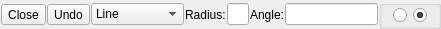
<?xml version="1.0" encoding="UTF-8"?>
<ui version="4.0">
 <class>Ui_PolylineOptions</class>
 <widget class="QWidget" name="Ui_PolylineOptions">
  <property name="geometry">
   <rect>
    <x>0</x>
    <y>0</y>
    <width>441</width>
    <height>29</height>
   </rect>
  </property>
  <property name="sizePolicy">
   <sizepolicy hsizetype="Maximum" vsizetype="Preferred">
    <horstretch>0</horstretch>
    <verstretch>0</verstretch>
   </sizepolicy>
  </property>
  <property name="minimumSize">
   <size>
    <width>320</width>
    <height>22</height>
   </size>
  </property>
  <property name="maximumSize">
   <size>
    <width>750</width>
    <height>32</height>
   </size>
  </property>
  <property name="windowTitle">
   <string>Polyline Options</string>
  </property>
  <layout class="QHBoxLayout" name="horizontalLayout">
   <property name="spacing">
    <number>1</number>
   </property>
   <property name="leftMargin">
    <number>1</number>
   </property>
   <property name="topMargin">
    <number>0</number>
   </property>
   <property name="rightMargin">
    <number>0</number>
   </property>
   <property name="bottomMargin">
    <number>0</number>
   </property>
   <item>
    <widget class="QToolButton" name="bClose">
     <property name="text">
      <string>Close</string>
     </property>
    </widget>
   </item>
   <item>
    <widget class="QToolButton" name="bUndo">
     <property name="text">
      <string>Undo</string>
     </property>
    </widget>
   </item>
   <item>
    <widget class="QComboBox" name="cbMode">
     <property name="sizePolicy">
      <sizepolicy hsizetype="Minimum" vsizetype="Fixed">
       <horstretch>0</horstretch>
       <verstretch>0</verstretch>
      </sizepolicy>
     </property>
     <property name="minimumSize">
      <size>
       <width>0</width>
       <height>0</height>
      </size>
     </property>
     <item>
      <property name="text">
       <string>Line</string>
      </property>
     </item>
     <item>
      <property name="text">
       <string>Tangential</string>
      </property>
     </item>
     <item>
      <property name="text">
       <string>Tan Radius</string>
      </property>
     </item>
     <item>
      <property name="text">
       <string>Angle</string>
      </property>
     </item>
    </widget>
   </item>
   <item>
    <widget class="QLabel" name="lRadius">
     <property name="text">
      <string>Radius:</string>
     </property>
     <property name="alignment">
      <set>Qt::AlignVCenter</set>
     </property>
     <property name="wordWrap">
      <bool>false</bool>
     </property>
    </widget>
   </item>
   <item>
    <widget class="QLineEdit" name="leRadius">
     <property name="sizePolicy">
      <sizepolicy hsizetype="Preferred" vsizetype="Fixed">
       <horstretch>0</horstretch>
       <verstretch>0</verstretch>
      </sizepolicy>
     </property>
     <property name="maximumSize">
      <size>
       <width>16777215</width>
       <height>16777215</height>
      </size>
     </property>
    </widget>
   </item>
   <item>
    <widget class="QLabel" name="lAngle">
     <property name="text">
      <string>Angle:</string>
     </property>
     <property name="alignment">
      <set>Qt::AlignVCenter</set>
     </property>
     <property name="wordWrap">
      <bool>false</bool>
     </property>
    </widget>
   </item>
   <item>
    <widget class="QLineEdit" name="leAngle">
     <property name="sizePolicy">
      <sizepolicy hsizetype="Fixed" vsizetype="Fixed">
       <horstretch>0</horstretch>
       <verstretch>0</verstretch>
      </sizepolicy>
     </property>
     <property name="maximumSize">
      <size>
       <width>16777215</width>
       <height>16777215</height>
      </size>
     </property>
    </widget>
   </item>
   <item>
    <widget class="QGroupBox" name="buttonGroup1">
     <property name="title">
      <string/>
     </property>
     <property name="flat">
      <bool>true</bool>
     </property>
     <layout class="QHBoxLayout" name="horizontalLayout_2">
      <property name="topMargin">
       <number>0</number>
      </property>
      <property name="bottomMargin">
       <number>0</number>
      </property>
      <item>
       <widget class="QRadioButton" name="rbNeg">
        <property name="minimumSize">
         <size>
          <width>0</width>
          <height>0</height>
         </size>
        </property>
        <property name="toolTip">
         <string>Clockwise</string>
        </property>
        <property name="text">
         <string/>
        </property>
        <property name="icon">
         <iconset resource="../../../res/extui/extui.qrc">
          <normaloff>:/extui/dirneg.png</normaloff>:/extui/dirneg.png</iconset>
        </property>
       </widget>
      </item>
      <item>
       <widget class="QRadioButton" name="rbPos">
        <property name="toolTip">
         <string>Counter Clockwise</string>
        </property>
        <property name="text">
         <string/>
        </property>
        <property name="icon">
         <iconset resource="../../../res/extui/extui.qrc">
          <normaloff>:/extui/dirpos.png</normaloff>:/extui/dirpos.png</iconset>
        </property>
        <property name="checked">
         <bool>true</bool>
        </property>
       </widget>
      </item>
      <item>
       <spacer name="horizontalSpacer">
        <property name="orientation">
         <enum>Qt::Horizontal</enum>
        </property>
        <property name="sizeHint" stdset="0">
         <size>
          <width>0</width>
          <height>20</height>
         </size>
        </property>
       </spacer>
      </item>
     </layout>
    </widget>
   </item>
  </layout>
 </widget>
 <layoutdefault spacing="6" margin="11"/>
 <resources>
  <include location="../../../res/extui/extui.qrc"/>
 </resources>
 <connections>
  <connection>
   <sender>bClose</sender>
   <signal>clicked()</signal>
   <receiver>Ui_PolylineOptions</receiver>
   <slot>close()</slot>
   <hints>
    <hint type="sourcelabel">
     <x>20</x>
     <y>20</y>
    </hint>
    <hint type="destinationlabel">
     <x>20</x>
     <y>20</y>
    </hint>
   </hints>
  </connection>
  <connection>
   <sender>bUndo</sender>
   <signal>clicked()</signal>
   <receiver>Ui_PolylineOptions</receiver>
   <slot>undo()</slot>
   <hints>
    <hint type="sourcelabel">
     <x>20</x>
     <y>20</y>
    </hint>
    <hint type="destinationlabel">
     <x>20</x>
     <y>20</y>
    </hint>
   </hints>
  </connection>
  <connection>
   <sender>cbMode</sender>
   <signal>activated(int)</signal>
   <receiver>Ui_PolylineOptions</receiver>
   <slot>setModeToActionAndView(int)</slot>
   <hints>
    <hint type="sourcelabel">
     <x>20</x>
     <y>20</y>
    </hint>
    <hint type="destinationlabel">
     <x>20</x>
     <y>20</y>
    </hint>
   </hints>
  </connection>
 </connections>
 <slots>
  <slot>undo()</slot>
  <slot>setRadiusToActionAndView(QString)</slot>
  <slot>updateAngle(QString)</slot>
  <slot>setModeToActionAndView(int)</slot>
  <slot>updateDirection(bool)</slot>
 </slots>
</ui>
